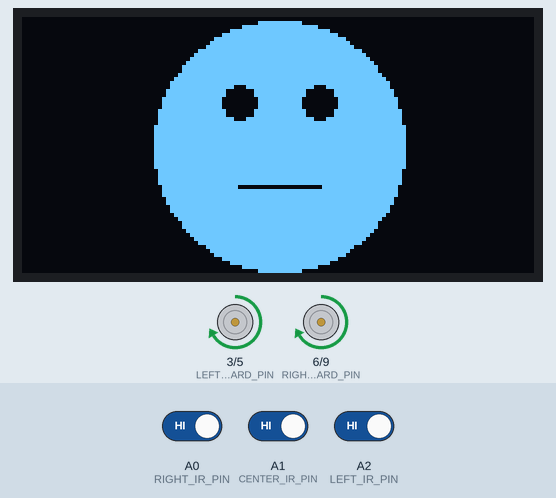
A sketch run on a simulated Arduino Uno, built with avr-gcc and run on an emulated ATmega328P. Shown: 128×64 one-colour display, motor-driver pin pairs drawn as motors (green arrow = first pin HIGH = forward, orange = second pin HIGH = backward, longer = more drive). Inputs (shaded band) come from the test bench; at power-on: A0 (RIGHT_IR_PIN) HIGH, A1 (CENTER_IR_PIN) HIGH, A2 (LEFT_IR_PIN) HIGH. Random numbers use the default seed unless the sketch sets one.

Above: at 1.2 s.
1.3 s: A0 (RIGHT_IR_PIN) driven LOW
At 1.57 s:
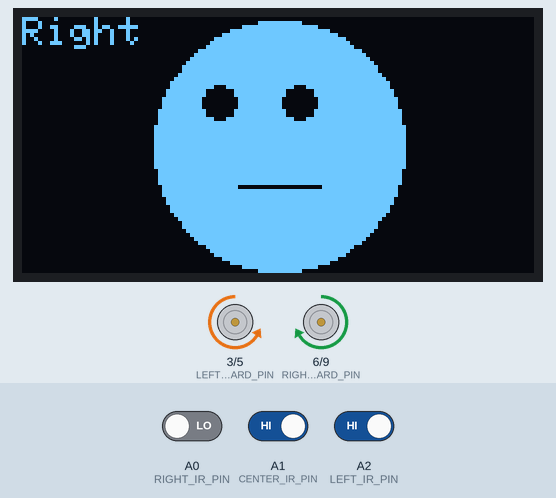
3.3 s: A1 (CENTER_IR_PIN) driven LOW
At 4.4 s:
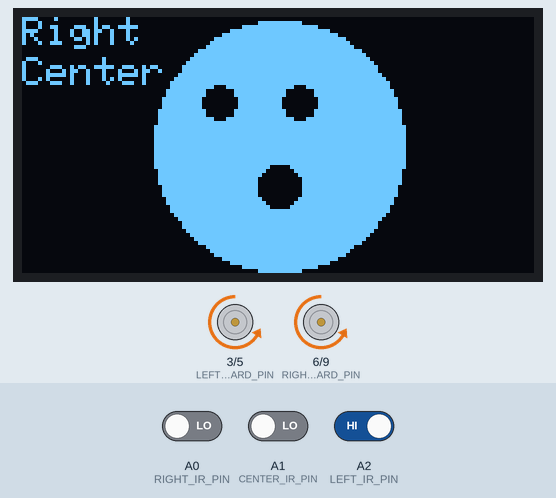
6.3 s: A2 (LEFT_IR_PIN) driven LOW
At 7.98 s:
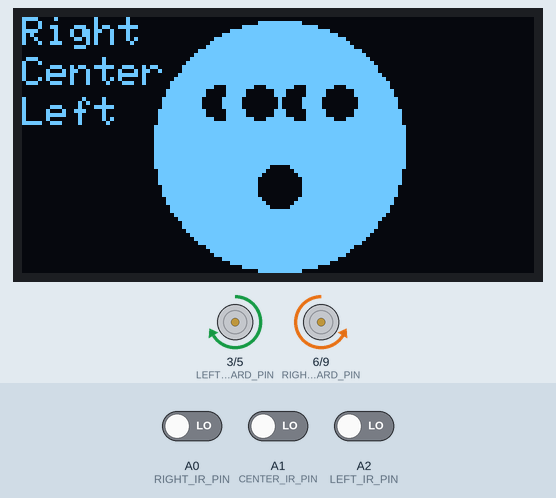
9.3 s: A0 (RIGHT_IR_PIN) driven HIGH
At 10.4 s:
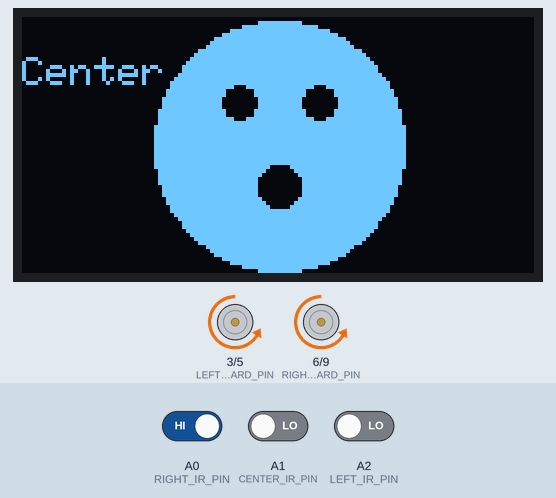
11.5 s: A1 (CENTER_IR_PIN) driven HIGH
At 13.02 s:
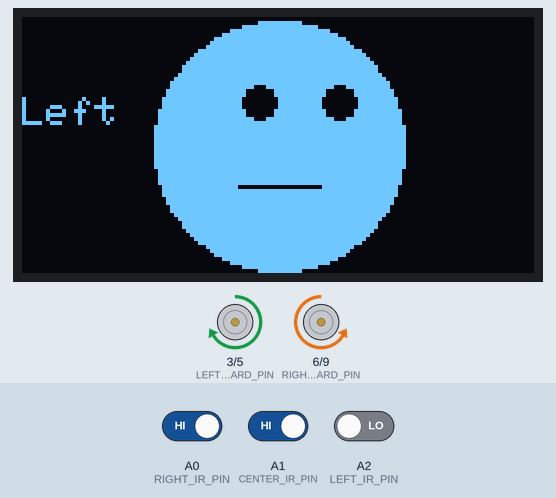
14.5 s: A0 (RIGHT_IR_PIN) driven LOW
At 14.86 s:
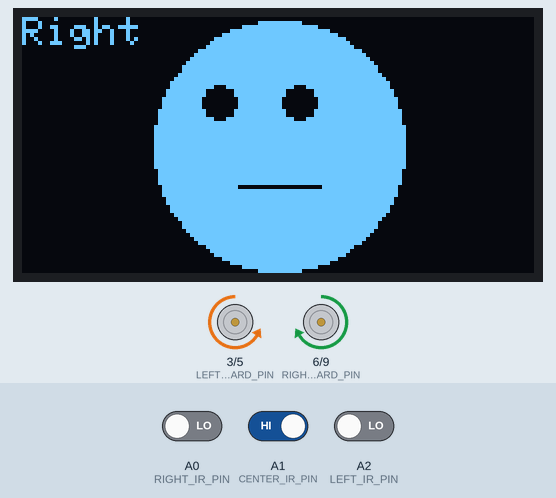
Timing chart, 0 to 18.4 s (numbered marks = the images above; inputs shaded):
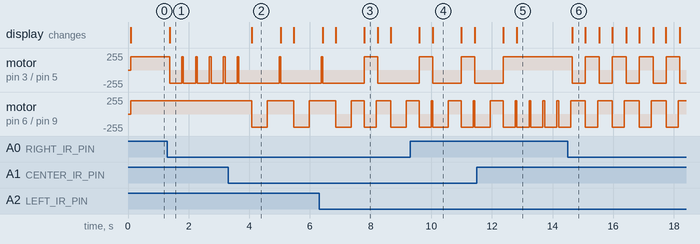

Measured:
- after the input at 1.3 s, motor on pin 3 (LEFT_FORWARD_PIN) / pin 5 (LEFT_REVERSE_PIN): alternates forward 200/255 for 0.06 s and backward 200/255 for 0.40 s, starting after 0.07 s; the display: changes after 0.07 s (image 1)
- after the input at 3.3 s, motor on pin 6 (RIGHT_FORWARD_PIN) / pin 9 (RIGHT_REVERSE_PIN): alternates forward 200/255 for 0.88 s and backward 200/255 for 0.50 s, starting after 0.79 s; the display: changes after 0.79 s (image 2)
- after the input at 14.5 s, motor on pin 3 (LEFT_FORWARD_PIN) / pin 5 (LEFT_REVERSE_PIN): alternates forward 200/255 for 0.46 s and backward 200/255 for 0.43 s, starting after 0.16 s; the display: changes after 0.16 s (image 6)
- what the display in image 2 shows lasts 0.9 s, from 4.1 s to 5.0 s
- what the display in image 3 shows lasts 0.4 s, from 7.8 s to 8.2 s
- what the display in image 4 shows lasts 0.9 s, from 10.1 s to 11.0 s
- what the display in image 6 shows lasts 0.4 s, from 14.7 s to 15.1 s

The sketch:

_06-face-drive-motors.ino
```cpp
/*
 * Drive motors based on three IR distance sensors and update OLED face
 *
 * Uses SSD1306 based 128x64 monchrome OLED module using Adafruit SSD1306
 * library (https://github.com/adafruit/Adafruit_SSD1306).
 *
 * See https://github.com/pacodelgado/arduino/wiki/SSD1306-based-OLED-connected-to-Arduino
 * for more information.
 *
 */

#include <SPI.h>
#include <Wire.h>
#include <Adafruit_GFX.h>
#include <Adafruit_SSD1306.h>

// If using software SPI (the default case):
#define OLED_CLK   13   // SCL
#define OLED_MOSI  12   // SDA
#define OLED_RESET 11   // RST
#define OLED_DC    10   // DC
#define OLED_CS    8    //CS

#define RIGHT_IR_PIN A0
#define CENTER_IR_PIN A1
#define LEFT_IR_PIN A2

// define pins going to the motor controller - must be PWM pins
#define RIGHT_FORWARD_PIN 6
#define RIGHT_REVERSE_PIN 9
#define LEFT_FORWARD_PIN 3
#define LEFT_REVERSE_PIN 5

Adafruit_SSD1306 display(OLED_MOSI, OLED_CLK, OLED_DC, OLED_RESET, OLED_CS);

int counter = 0;
int half_width = 0;
// these might be changed
int turn_delay_time = 400;
int reverse_delay_time = 500; // backup for 1/2 second
// must be a value from 150 to 255 - higher will be a faster turn speed
int power_turn_level = 200;
int power_forward_right = 200;
int power_forward_left = 200;

void setup()   {
  // Set the PWM motor pins as OUTPUTs
  pinMode(RIGHT_FORWARD_PIN, OUTPUT);
  pinMode(RIGHT_REVERSE_PIN, OUTPUT);
  pinMode(LEFT_FORWARD_PIN, OUTPUT);
  pinMode(LEFT_REVERSE_PIN, OUTPUT);
    // turn all the motors off
  analogWrite(RIGHT_FORWARD_PIN, 0);
  analogWrite(RIGHT_REVERSE_PIN, 0);
  analogWrite(LEFT_FORWARD_PIN, 0);
  analogWrite(LEFT_REVERSE_PIN, 0);
//  Serial.begin(9600);
  display.begin(SSD1306_SWITCHCAPVCC);
  display.clearDisplay();
  display.setTextSize(1);
  display.setTextColor(WHITE);
  half_width = display.width()/2; // for a 128 bit wide display this is 64
  display.setCursor(0,0);
  display.print("CoderDojo Face Robot");

  display.setCursor(0,12);
  display.print("Version 1");

  display.setCursor(0,24);
  display.print("128x64 OLED $19");

  display.setCursor(0,36);
  display.print("Adafruit SSD1306 SPI");

  display.setCursor(0,48);
  display.print("Dan.McCreary@gmail");

  display.display();
  // delay(5000); // disply for 5 seconds
}

void loop()
{
  // yes, we are doing digital reads on analog ports!
  int right_sensor_value = digitalRead(RIGHT_IR_PIN);
  int center_sensor_value = digitalRead(CENTER_IR_PIN);
  int left_sensor_value = digitalRead(LEFT_IR_PIN);
  display.clearDisplay();
  // white face background
  display.fillCircle(half_width, display.height()/2, 31, WHITE);
  // right eye black
  display.fillCircle(half_width - 10, display.height()/3, 4, BLACK);
  // left eye black
  display.fillCircle(half_width + 10, display.height()/3, 4, BLACK);
  // streight mouth
  display.drawLine(half_width - 10, display.height()/3 * 2, half_width + 10, display.height()/3 * 2, BLACK);
  display.display();

  // LOW means there is an object to the right
  if (right_sensor_value == LOW) {
    display.setCursor(0,0);
    display.print("Right");
    // look to right
    // erase forward eyes
    display.fillCircle(half_width - 10, display.height()/3, 4, WHITE);
    display.fillCircle(half_width + 10, display.height()/3, 4, WHITE);
    // draw new eyes
    display.fillCircle(half_width - 15, display.height()/3, 4, BLACK);
    display.fillCircle(half_width + 5, display.height()/3, 4, BLACK);
    display.display();
    turn_left(turn_delay_time);
  };

  // LOW means there is an object in front of us
  if (center_sensor_value == LOW) {
    display.setCursor(0,10);
    display.print("Center");
    // erase streight mouth
    display.drawLine(half_width - 10, display.height()/3 * 2, half_width + 10, display.height()/3 * 2, WHITE);
    // draw round mouth half width and 2/3 down
    display.fillCircle(half_width, display.height()/3 * 2, 5, BLACK);
    display.display();
    move_reverse();
    delay(reverse_delay_time);
    if (random(2) > 1)
      turn_right(turn_delay_time);
      else turn_left(turn_delay_time);
  };

  // LOW means there is an object to the left
  if (left_sensor_value == LOW) {
    display.setCursor(0,20);
    display.print("Left");
    // erase forward eyes
    display.fillCircle(half_width - 10, display.height()/3, 4, WHITE);
    display.fillCircle(half_width + 10, display.height()/3, 4, WHITE);
    // draw new eyes
    display.fillCircle(half_width - 5, display.height()/3, 4, BLACK);
    display.fillCircle(half_width + 15, display.height()/3, 4, BLACK);
    display.display();
    turn_right(turn_delay_time);
  };

  //display.setCursor(0,54);
  //display.print(counter);

  move_forward();
  //delay(100);
  counter++;
}

// turn right for turn_delay_time ms
void turn_right(int turn_delay_time) {
  Serial.println("turning right");
  analogWrite(RIGHT_FORWARD_PIN, 0);
  analogWrite(RIGHT_REVERSE_PIN, power_turn_level);
  analogWrite(LEFT_FORWARD_PIN, power_turn_level);
  analogWrite(LEFT_REVERSE_PIN, 0);
  delay(turn_delay_time);
}

void turn_left(int turn_delay_time) {
  Serial.println("turning left");
  analogWrite(RIGHT_REVERSE_PIN, 0);
  analogWrite(RIGHT_FORWARD_PIN, power_turn_level);
  analogWrite(LEFT_REVERSE_PIN, power_turn_level);
  analogWrite(LEFT_FORWARD_PIN, 0);
  delay(turn_delay_time);
}

void move_forward() {
  Serial.println("moving forward");
  analogWrite(RIGHT_FORWARD_PIN, power_forward_right);
  analogWrite(RIGHT_REVERSE_PIN, 0);
  analogWrite(LEFT_FORWARD_PIN, power_forward_left);
  analogWrite(LEFT_REVERSE_PIN, 0);
}

void move_reverse() {
  Serial.println("moving reverse");
  analogWrite(RIGHT_FORWARD_PIN, 0);
  analogWrite(RIGHT_REVERSE_PIN, power_forward_right);
  analogWrite(LEFT_FORWARD_PIN, 0);
  analogWrite(LEFT_REVERSE_PIN, power_forward_left);
}
```
